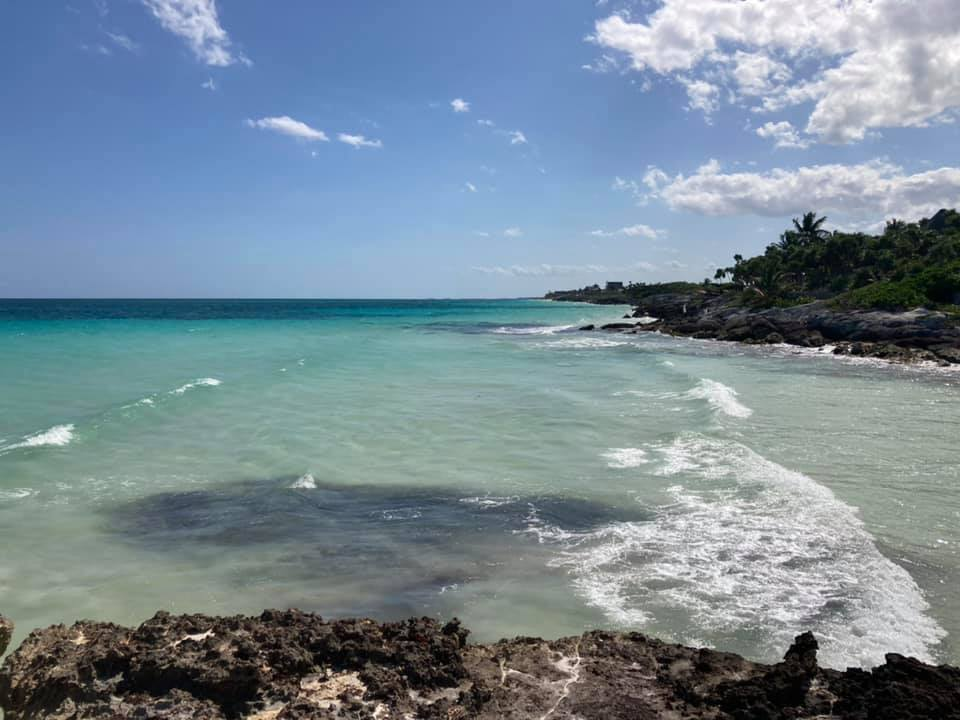
#> input picture Imagenes/k0015.jpg, 960 x 720 px, found by its file name
$ jupyter execute vision-1.ipynb
#> lines starting #> are read from the running program, lines starting #| are printed output that depends on the picture
# Análisis Inicial - Imagen Digital

## Importar Librerias

[cell 1]
import cv2
import numpy as np
import matplotlib.pyplot as plt
import random

## Leer imagen

[cell 2]
img = cv2.imread('Imagenes\k0015.jpg')
#> img is the input picture: shape (720, 960, 3); mean B, G, R 150.6, 137.7, 119.4

[cell 3]
img.shape
#> Out = (720, 960, 3)

[cell 4]
plt.imshow(cv2.cvtColor(img, cv2.COLOR_BGR2RGB))

## Función que genere un histograma considerando todos los canales de la imagen

[cell 5]
def hist_canals(img):
    color = ('b','g','r')
    for i,col in enumerate(color):
        hist = cv2.calcHist([img], [i], None, [256], [0, 256])
        plt.plot(hist, color = col, label=col)
        plt.legend()
        plt.xlim([0,256])

    plt.xlabel('Valor de Intensidad')
    plt.ylabel('Número de Pixeles')
    plt.title('Histograma con los canales de imágen')
    plt.show()
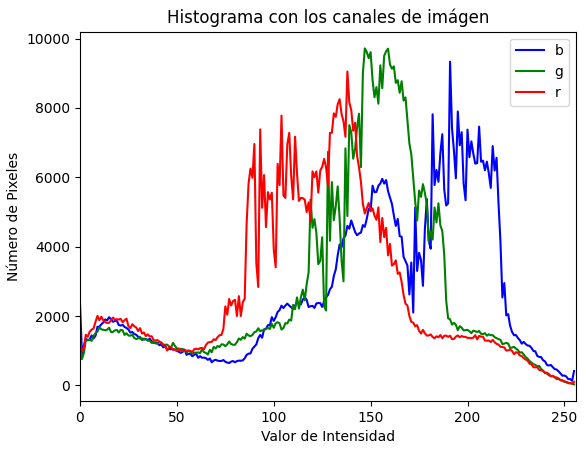
#> figure drawn by matplotlib, 1 panel; curve peaks at x = 191, y = 9332; curve peaks at x = 147, y = 9715; curve peaks at x = 138, y = 9049

hist_canals(img)

## Generar una subventana de la imagen

[cell 6]
x1, y1 = 750, 200  # Coordenadas de la esquina superior izquierda
x2, y2 = 960, 400  # Coordenadas de la esquina inferior derecha

# Recorta la subventana
area = img[y1:y2, x1:x2]
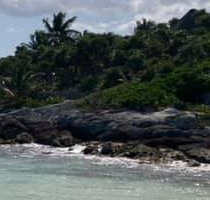
#> area: shape (200, 210, 3); mean B, G, R 84.4, 84.1, 76.9

# Muestra la subventana
subventana = cv2.cvtColor(area, cv2.COLOR_BGR2RGB)
plt.imshow(subventana)
plt.show()

### Conversión de la subventana a escala de grises

[cell 7]
# Fórmula para convertir una imagen en color a escala de grises ponderando los canales RGB
imagen_gris = 0.299 * subventana[:,:,2] + 0.587 * subventana[:,:,1] + 0.114 * subventana[:,:,0]
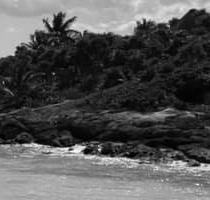
#> imagen_gris: shape (200, 210) float64; min 0, max 254.4, mean 83.4

# Se muestra la forma (dimensiones) de la imagen en escala de grises
print(imagen_gris.shape)
#| (200, 210)

plt.imshow(imagen_gris, cmap ='gray')
plt.show()

### Histograma de la subventana recortada en escala de grises

[cell 8]
def hist_plot(img):

    height, width = img.shape
    # Lista para almacenar la frecuencia de valores de cada intensidad de color
    count =[]

    # Lista para todos los posibles valores de intensidad
    r = []

    # Itera a través de los valores de intensidad posibles (0-255)
    for k in range(0, 256):
        r.append(k)
        count1 = 0

        # Recorre cada píxel de la imagen para contar cuántos píxeles tienen la intensidad 'k'
        for i in range(height):
            for j in range(width):
                if img[i, j]== k:
                    count1+= 1
        count.append(count1)

    return (r, count)

# Escalamos la imagen multiplicando por 255 y convirtiéndola a tipo uint8
img_stretch = (imagen_gris * 255).astype(np.uint8)
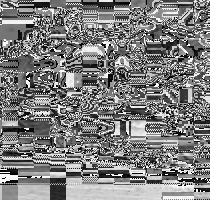
#> img_stretch: shape (200, 210); min 0, max 255, mean 125.7
img_stretch.shape

r, count = hist_plot(img_stretch)
#> r = 256 values from 0 to 255; count = 256 values, max 331 at index 116, min 81 at index 170, mean 164.1

#plotting the histograma
plt.plot(r, count)
plt.xlabel('Valor de Intensidad')
plt.ylabel('Número de Pixeles')
plt.title('Histograma')
plt.show()
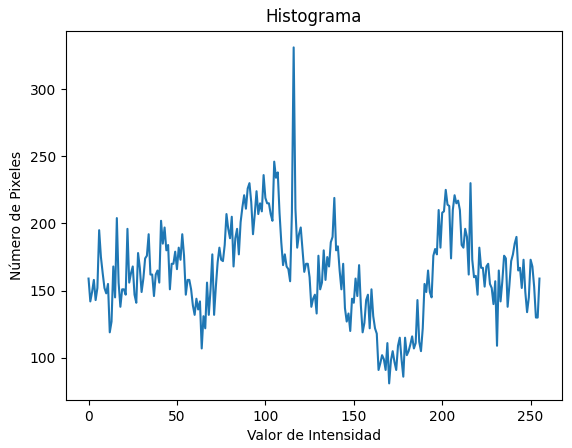
#> figure drawn by matplotlib, 1 panel; curve peaks at x = 116, y = 331

### De forma aleatorio considerar 5 filas y graficar los valores de intensidad para analizar las transiciones

[cell 9]
# Determinar el tamaño de la figura
plt.figure(figsize=(8, 8))

# Obtener el tamaño de
alto, ancho = imagen_gris.shape
#> alto = 200; ancho = 210

# Seleccionar aleatoriamente 5 filas
filas = random.sample(range(alto), 5)
#> filas = [98, 194, 107, 10, 66]

# Graficar los valores de intensidad de las filas seleccionadas
for i, fila in enumerate(filas, 1):
    intensidad = imagen_gris[fila, :]
    # Agregar la línea correspondiente a cada fila en el gráfico
    plt.subplot(5, 1, i)
    # Dibujar la linea con su etiqueta correspondiente
    plt.plot(intensidad, color='black')
    plt.title(f'Fila {fila}')
    plt.ylabel('Intensidad')

plt.tight_layout()
plt.show()
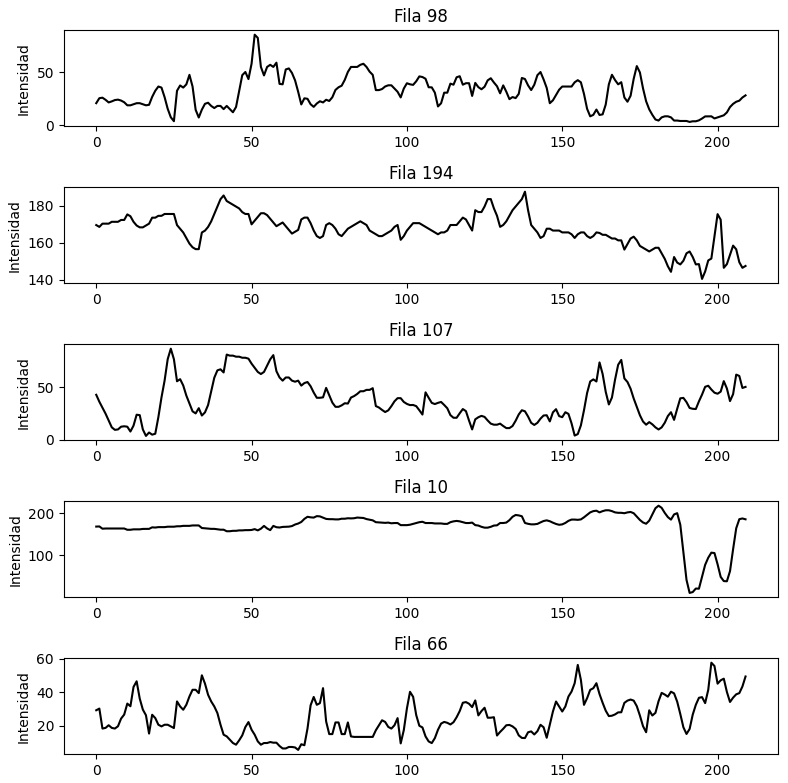
#> figure drawn by matplotlib, 5 panels; panel 1: curve peaks at x = 51, y = 85.21; panel 2: curve peaks at x = 138, y = 187.5; panel 3: curve peaks at x = 24, y = 86.56; panel 4: curve peaks at x = 181, y = 218.3
